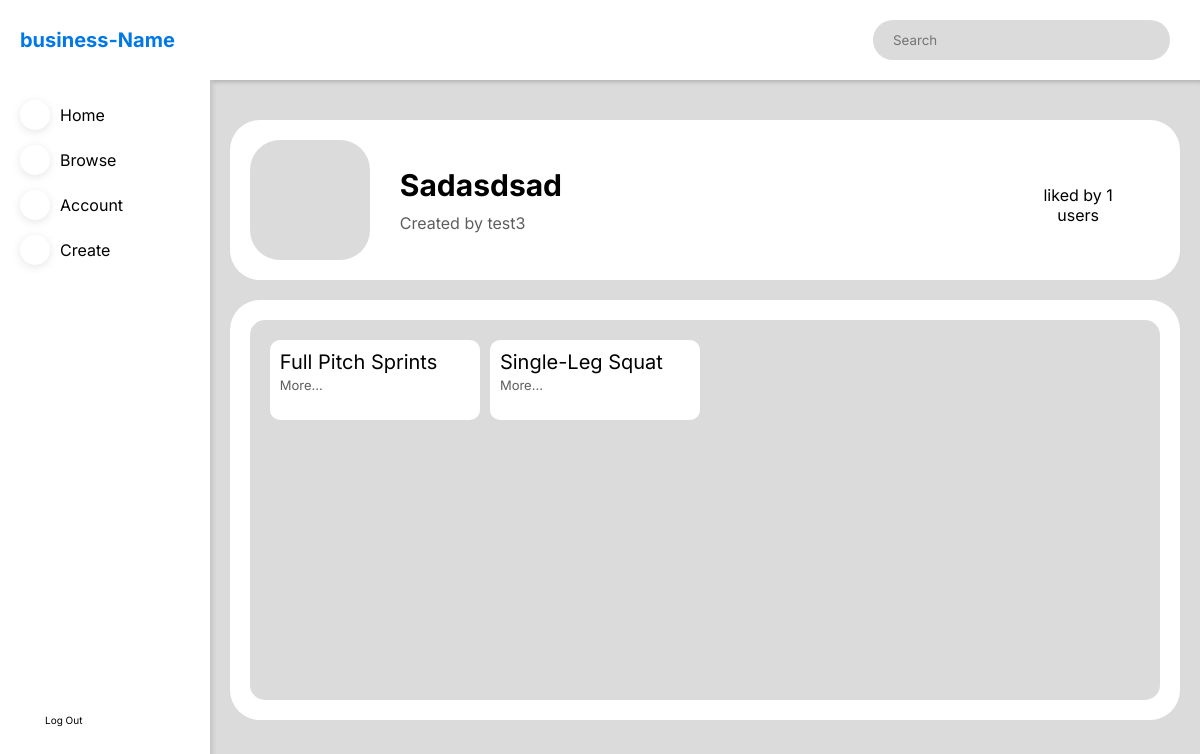
/program/7 (signed in), run on an earlier commit of the app's database.
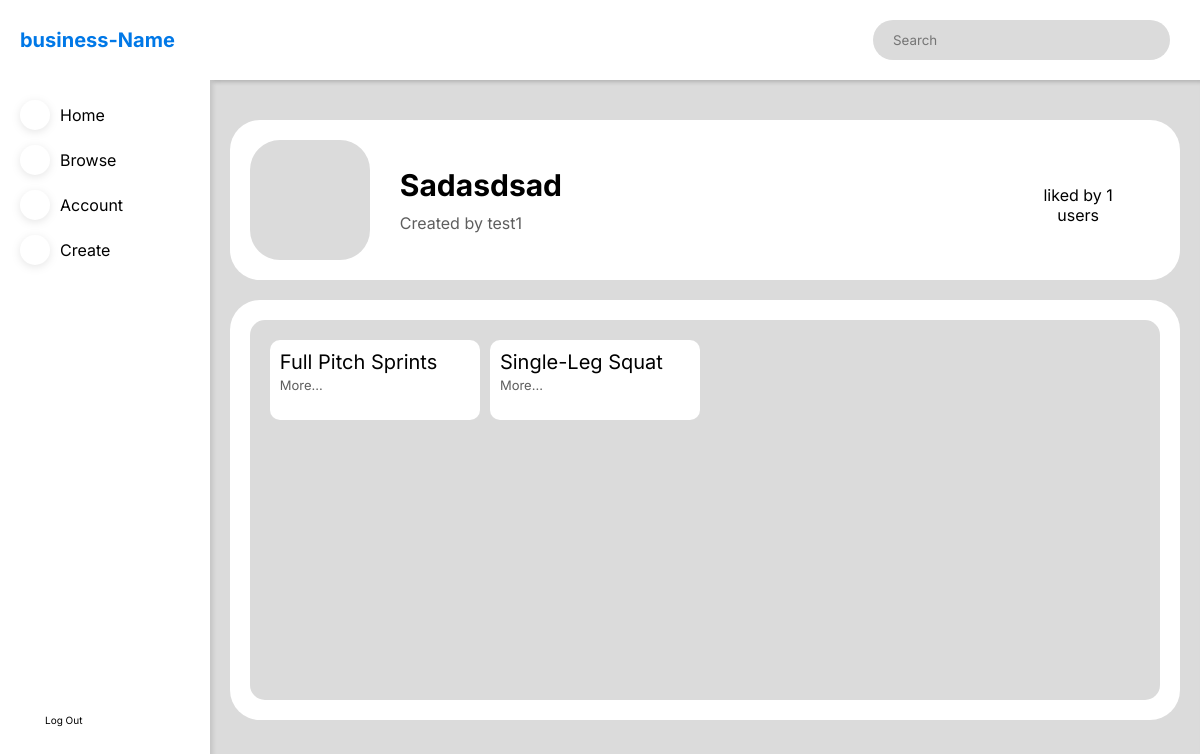
And on a later commit of the database.
### website/models.py (models this page shows)
class Program(db.Model):
    id = db.Column(db.Integer, primary_key=True)
    name = db.Column(db.String(150), nullable=False)
    user_id = db.Column(db.Integer, db.ForeignKey('user.id'), nullable=False)
    description = db.Column(db.String(3000))
    exercises = db.relationship(
        'Exercise', secondary=ExerciseProgram, backref='exercises')
    favorited = db.relationship(
        'User', secondary=FavoriteProgram, backref=db.backref('favirouted'),  lazy='dynamic')

class User(db.Model):
    id = db.Column(db.Integer, primary_key=True)
    username = db.Column(db.String(150), unique=True, nullable=False)
    email = db.Column(db.String(150), unique=True)
    password = db.Column(db.String(200))
    programs = db.relationship('Program')
    favorites = db.relationship(
        'Program', secondary=FavoriteProgram, backref=db.backref('favoriteprograms'),  lazy='dynamic')

@dataclass
class Exercise(db.Model):
    id: int
    name: str
    type_id: int
    link: str
    Instructions: str
    id = db.Column(db.Integer, primary_key=True)
    name = db.Column(db.String(150), nullable=False)
    type_id = db.Column(db.Integer, db.ForeignKey('type.id'), nullable=False)
    link = db.Column(db.String(1000))
    Instructions = db.Column(db.String(1000))

### website/dashboard.py (the view)
@dashboard.route('/program/<int:id>')
def program(id):
    if 'user' in session:
        user = session['user']
        program_info = db.session.query(
            Program.id, Program.name, Program.description, User.username).join(User).filter(Program.id == id).first()
        if not program_info:
            abort(404)
        exercises = Program.query.filter(Program.id == id).first().exercises
        user_id = db.session.query(User.id).filter(
            User.username == user).first()
        user_like = db.session.query(FavoriteProgram).filter(
            (FavoriteProgram.columns.user_id == int(user_id[0])) & (FavoriteProgram.columns.program_id == int(id))).first()
        if user_like:
            liked_by_user = True
        else:
            liked_by_user = False
        likes = db.session.query(FavoriteProgram).filter(
            (FavoriteProgram.columns.program_id == int(id))).count()
        return render_template('program.html', username=user, program_info=program_info, exercises=exercises, liked_by_user=liked_by_user, likes=likes)
    else:
        return redirect((url_for('auth.signin')))

### website/templates/program.html (shortened to what this page needs)
{% extends 'dashboard_template.html' %}
{% block content %}
<div class="dashboard-body-element dashboard-body-first dashboard-body-program-first">
    <div class="dashboard-body-icon dashboard-body-tag">
        <span class="iconify" data-icon="akar-icons:folder"></span>
    </div>
    <div class='dashboard-program-info-wrapper'>
        <div class="dashboard-body-tag dashboard-body-tag-info">
            <p>{{program_info[1] | capitalize}}</p>
            {% if program_info[3] == username %}
            <p>Created by You</p>
            <div class="dashboard-program-info-settings">
                <span class="iconify" data-icon="carbon:settings"></span>
                <a id='dashboard-program-info-settings-copylink'>copy link</a>
                <a id='dashboard-program-info-settings-deletepost'> delete</a>
            </div>
            {% else %}
            <p>Created by {{program_info[3]}} </p>
            {% endif %}
        </div>
        <div class="dashboard-body-tag dashboard-program-actions-wrapper">
            <div class="dashboard-program-actions dashboard-program-actions-likes">
                {% if liked_by_user == True %}
                <div class=" dashboard-program-actions-like-icon" id='dashboard-program-actions-like-icon'>
                    <span class="iconify" id='dashboard-program-actions-liked' data-icon="ci:heart-fill"></span>
                    <span class="iconify dashboard-program-actions-disabled" id='dashboard-program-actions-notliked'
                        data-icon="ci:heart-outline"></span>
                </div>
                {% if likes > 1 %}
                <p id='dashboard-program-actions-like-text'>Liked by you and {{likes - 1}} others</p>
                {% else %}
                <p id='dashboard-program-actions-like-text'>liked by you</p>
                {% endif %}
                {% else %}
                <p id='dashboard-program-actions-like-text'>liked by {{likes}} users</p>
                {% endif %}
            </div>
        </div>
    </div>
</div>
<div class="dashboard-body-element dashboard-program-exercises-wrapper">
    <div class="dashboard-program-exercises">
        {% for exercise in exercises%}
        <div class="dashboard-program-exercise">
            <p class="dashboard-create-modal-exercisesbody-title">{{exercise.name}}</p>
            <a class="dashboard-create-modal-exercisesbody-link"
                onclick="location.href='/exercise/{{exercise.id}}';">more...</a>
        </div>
        {% endfor %}
    </div>
</div>
{% endblock %}

### website/templates/dashboard_template.html (shortened to what this page needs)
<!DOCTYPE html>
<html lang="en">
<head>
    <link rel="stylesheet" href="{{ url_for('static', filename = 'styles.css') }}" />
</head>
<body>
    <div class="dashboard-wrapper">
        <div class="dashboard-navtop">
            <form class="dashboard-navsearch" id='dashboard-navsearch' action="/browse">
                <input type="text" placeholder="Search" name='query' id='query' />
            </form>
        </div>
        <div class="dashboard-nav-sticky dashboard-navleft">
            <div class="dashboard-navlogo">
                <p>business-Name</p>
            </div>
            <ul class="dashboard-navnavigation">
                <li>
                    <div id='dashboard-nav-home' class="dashboard-nav-navelement"
                        onclick="location.href = '/dashboard';">
                        <div id='dashboard-nav-home-icn' class="dashboard-nav-navelement-icn">
                        </div>
                        <p>Home</p>
                    </div>
                </li>
                <li>
                    <div id='dashboard-nav-browse' class="dashboard-nav-navelement"
                        onclick="location.href = '/browse';">
                        <div id='dashboard-nav-browse-icn' class="dashboard-nav-navelement-icn">
                        </div>
                        <p>Browse</p>
                    </div>
                </li>
                <li>
                    <div id='dashboard-nav-account' class="dashboard-nav-navelement"
                        onclick="location.href = '/account/{{session['user']}}';">
                        <div id='dashboard-nav-account-icn' class="dashboard-nav-navelement-icn">
                        </div>
                        <p>Account</p>
                    </div>
                </li>
                <li>
                    <div id='dashboard-nav-create' class="dashboard-nav-navelement"
                        onclick="location.href = '/create';">
                        <div id='dashboard-nav-create-icn' class="dashboard-nav-navelement-icn">
                        </div>
                        <p>Create</p>
                    </div>
                </li>
            </ul>
            <a class="dashboard-navlogout" href="/signout">
                <span class="iconify" data-icon="ooui:log-out-ltr"></span> Log Out</a>
        </div>
        <div class="dashboard-body">{% block content %} {% endblock %}</div>
    </div>
</body>
</html>

### website/static/styles.css (style rules this page uses)
* { padding: 0; margin: 0; box-sizing: border-box; font-family: "Inter", "Poppins"; }
:root { --main-color: #0078e7; --secondary-color: #dbdbdb; --background-colour: #ffffff; --text-color-1: #000000; --text-color-2: #5e5e5e; --text-color-3: #ffffff; }
html { scroll-behavior: smooth; }
.dashboard-wrapper { display: grid; grid-template: "lefthead tophead" "lefthead body"; grid-template-columns: max(200px, 17.5%) auto; grid-template-rows: max(80px, 10%) auto; height: 100vh; width: 100vw; }
.dashboard-navtop { grid-area: tophead; position: sticky; top: 0; height: max(80px, 10%); background-color: var(--background-colour); display: flex; align-items: center; box-shadow: 3px 2px 4px rgb(0 0 0 / 10%); }
.dashboard-navsearch { margin-right: 30px; margin-left: auto; background-color: var(--secondary-color); display: flex; align-items: center; justify-content: space-between; height: 40px; width: 30%; border-radius: 20px; }
.dashboard-navsearch input { background-color: rgba(0, 0, 0, 0); border: none; width: 80%; margin-left: 20px; }
.dashboard-body { grid-area: body; background-color: var(--secondary-color); box-shadow: inset 3px 2px 4px rgba(0, 0, 0, 0.1); height: auto; width: 100%; padding-bottom: 20px; }
.dashboard-navleft { grid-area: lefthead; position: fixed; top: 0; background-color: var(--background-colour); height: 100%; display: grid; grid-template-rows: 10% 70% auto; width: max(200px, 17.5%); }
.dashboard-navlogo { grid-row: 1; font-size: 20px; color: var(--main-color); display: flex; align-items: center; margin-left: 20px; font-weight: bold; }
.dashboard-navnavigation { grid-row: 2; list-style: none; margin-left: 20px; margin-top: 20px; }
.dashboard-nav-navelement { display: flex; align-items: center; margin-bottom: 15px; }
.dashboard-nav-navelement-icn { border-radius: 50%; background-color: var(--background-colour); filter: drop-shadow(0px 2px 4px rgba(0, 0, 0, 0.1)); height: 30px; width: 30px; display: flex; justify-content: center; align-items: center; margin-right: 10px; color: var(--main-color); }
.dashboard-navlogout { grid-row: 3; bottom: 0; font-size: 10px; text-decoration: none; color: var(--text-color-1); display: flex; align-items: center; margin-left: 20px; }
.dashboard-navlogout .iconify { width: 20px; height: 20px; margin-right: 5px; }
.dashboard-body-first { margin-top: 40px; }
.dashboard-body-element { width: 96%; margin-left: auto; margin-right: auto; background-color: var(--background-colour); padding: 20px; border-radius: 30px; }
.dashboard-body-tag-info p:not(:first-child) { color: var(--text-color-2); }
.dashboard-body-icon { height: 120px; width: 120px; background-color: var(--secondary-color); border-radius: 30px; display: flex; align-items: center; justify-content: center; }
.dashboard-body-icon .iconify { width: 60%; height: 60%; color: var(--text-color-2); }
.dashboard-body-tag p:first-child { margin-bottom: 10px; }
.dashboard-body-tag-info p:first-child { font-size: 30px; font-weight: bold; }
.dashboard-body-program-first { display: flex; align-items: center; }
.dashboard-program-info-wrapper { display: flex; align-items: center; justify-content: space-between; width: 80%; margin-left: 30px; height: 120px; }
.dashboard-program-actions-wrapper { display: flex; gap: 5%; }
.dashboard-program-actions { display: flex; flex-direction: column; align-items: center; gap: 10px; width: 100px; height: 100%; text-align: center; }
.dashboard-program-exercises-wrapper { margin-top: 20px; height: 60%; min-height: 400px; }
.dashboard-program-exercises { height: 100%; width: 100%; border-radius: 15px; padding: 20px; background-color: var(--secondary-color); display: grid; grid-template-columns: 1fr 1fr 1fr 1fr; grid-template-rows: auto; grid-row-gap: 10px; grid-column-gap: 10px; grid-template-rows: repeat(auto-fill, 80px); overflow: scroll; }
.dashboard-program-exercise { background-color: var(--background-colour); height: 80px; width: 100%; padding: 10px; border-radius: 10px; text-transform: capitalize; }
.dashboard-create-modal-exercisesbody-title { font-size: 20px; }
.dashboard-create-modal-exercisesbody-link { color: var(--text-color-2); font-size: 13px; }

What changed in the data, as far as the page shows it:
changed User: username "test3" → "test1"
